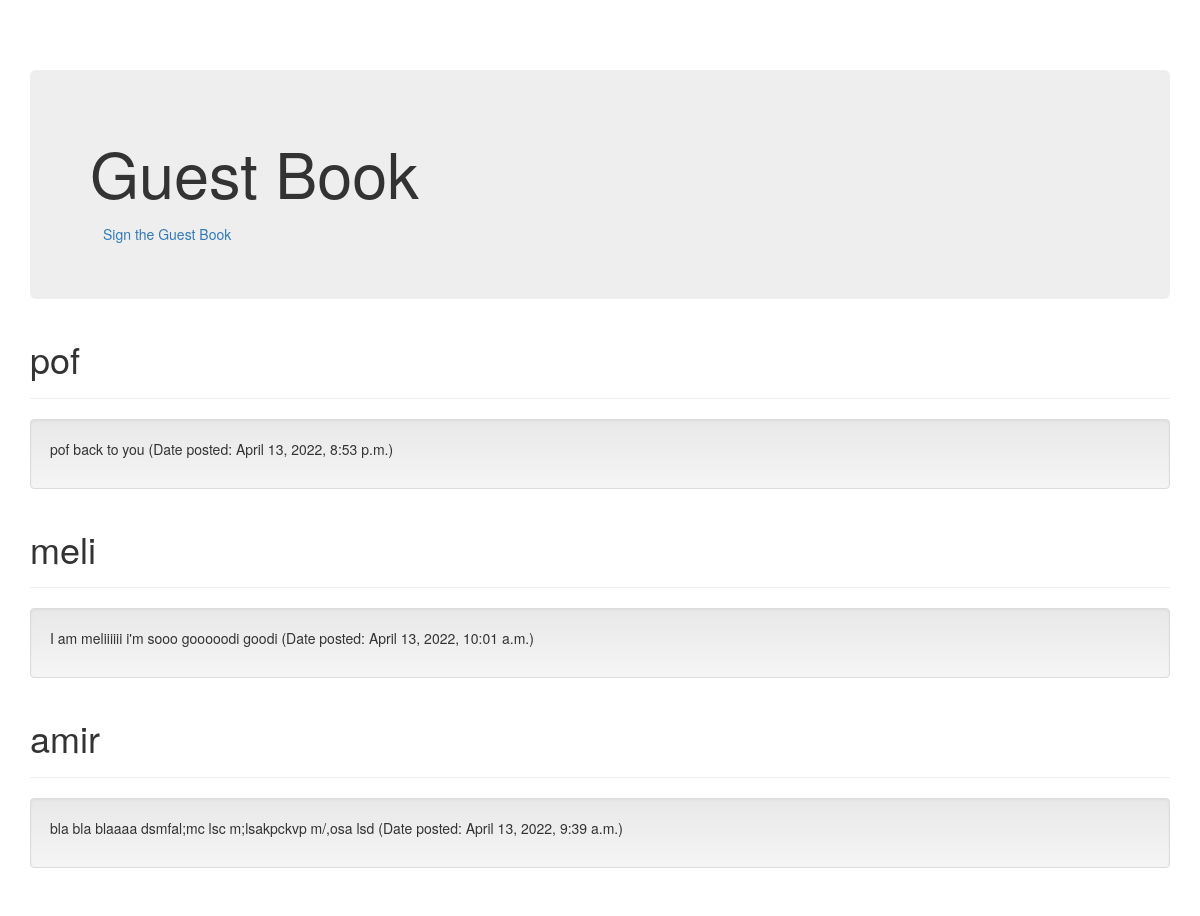
Page /guestbook/ on the committed database.
### guestbook/models.py (models this page shows, shortened)
class Comment(models.Model):
    name = models.CharField(max_length=20)
    comment = models.TextField()
    date_added = models.DateTimeField(default=timezone.now)

### guestbook/views.py (the view)
# urls.py: path('', views.index, name='index'),
def index(request):
    comments = Comment.objects.order_by('-date_added')
    context = {
        'comments': comments
    }
    return render(request, 'guestbook/index.html', context)

### guestbook/templates/guestbook/index.html (shortened to what this page needs)
{% load static %}
<!DOCTYPE html>
<html lang="en">
  <head>
    <link href="{% static 'guestbook/bootstrap.min.css' %}" rel="stylesheet">
    <link href="{% static 'guestbook/bootstrap-theme.min.css' %}" rel="stylesheet">
    <link href="{% static 'guestbook/theme.css' %}" rel="stylesheet">
  </head>
  <body>
    <div class="container theme-showcase" role="main">
      <div class="jumbotron">
        <h1>Guest Book</h1>
        <a type="button" class="btn btn-link" href="{% url 'sign' %}">Sign the Guest Book</a>
      </div>
      {% for c in comments %}
      <div class="page-header">
        <h1>{{ c.name }}</h1>
      </div>
      <div class="well">
        <p>{{ c.comment }} (Date posted: {{ c.date_added }})</p>
      </div>
      {% endfor %}
    </div>
  </body>
</html>

### guestbook/static/guestbook/theme.css (style rules this page uses)
body { padding-top: 70px; padding-bottom: 30px; }

### rows in the picture
Comment: name "pof", comment "pof back to you", date_added "April 13, 2022, 8:53 p.m."
Comment: name "meli", comment "I am meliiiiii i'm sooo gooooodi goodi", date_added "April 13, 2022, 10:01 a.m."
Comment: name "amir", comment "bla bla blaaaa dsmfal;mc lsc m;lsakpckvp m/,osa lsd", date_added "April 13, 2022, 9:39 a.m."
